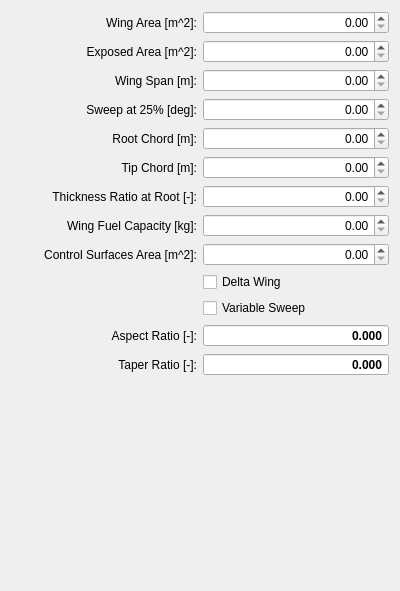
          <widget class="QWidget" name="scrollAreaWidgetContents_3">
           <property name="geometry">
            <rect>
             <x>0</x>
             <y>0</y>
             <width>400</width>
             <height>591</height>
            </rect>
           </property>
           <layout class="QGridLayout" name="gridLayout_2">
            <item row="11" column="1">
             <widget class="QDoubleSpinBox" name="spinBoxWingAR">
              <property name="font">
               <font>
                <weight>75</weight>
                <bold>true</bold>
               </font>
              </property>
              <property name="focusPolicy">
               <enum>Qt::NoFocus</enum>
              </property>
              <property name="alignment">
               <set>Qt::AlignRight|Qt::AlignTrailing|Qt::AlignVCenter</set>
              </property>
              <property name="readOnly">
               <bool>true</bool>
              </property>
              <property name="buttonSymbols">
               <enum>QAbstractSpinBox::NoButtons</enum>
              </property>
              <property name="decimals">
               <number>3</number>
              </property>
             </widget>
            </item>
            <item row="9" column="1">
             <widget class="QCheckBox" name="checkBoxWingDelta">
              <property name="text">
               <string>Delta Wing</string>
              </property>
             </widget>
            </item>
            <item row="2" column="1">
             <widget class="QDoubleSpinBox" name="spinBoxWingSpan">
              <property name="alignment">
               <set>Qt::AlignRight|Qt::AlignTrailing|Qt::AlignVCenter</set>
              </property>
              <property name="decimals">
               <number>2</number>
              </property>
             </widget>
            </item>
            <item row="2" column="0">
             <widget class="QLabel" name="labelWingSpan">
              <property name="text">
               <string>Wing Span [m]:</string>
              </property>
              <property name="alignment">
               <set>Qt::AlignRight|Qt::AlignTrailing|Qt::AlignVCenter</set>
              </property>
              <property name="buddy">
               <cstring>spinBoxWingSpan</cstring>
              </property>
             </widget>
            </item>
            <item row="6" column="1">
             <widget class="QDoubleSpinBox" name="spinBoxWingTC">
              <property name="alignment">
               <set>Qt::AlignRight|Qt::AlignTrailing|Qt::AlignVCenter</set>
              </property>
              <property name="decimals">
               <number>2</number>
              </property>
              <property name="maximum">
               <double>1.000000000000000</double>
              </property>
             </widget>
            </item>
            <item row="8" column="1">
             <widget class="QDoubleSpinBox" name="spinBoxCtrlArea">
              <property name="toolTip">
               <string>Wing mounted control surface area</string>
              </property>
              <property name="alignment">
               <set>Qt::AlignRight|Qt::AlignTrailing|Qt::AlignVCenter</set>
              </property>
              <property name="decimals">
               <number>2</number>
              </property>
              <property name="maximum">
               <double>9999.989999999999782</double>
              </property>
             </widget>
            </item>
            <item row="0" column="0">
             <widget class="QLabel" name="labelWingArea">
              <property name="text">
               <string>Wing Area [m^2]:</string>
              </property>
              <property name="alignment">
               <set>Qt::AlignRight|Qt::AlignTrailing|Qt::AlignVCenter</set>
              </property>
              <property name="buddy">
               <cstring>spinBoxWingArea</cstring>
              </property>
             </widget>
            </item>
            <item row="13" column="1">
             <spacer name="verticalSpacerWing">
              <property name="orientation">
               <enum>Qt::Vertical</enum>
              </property>
              <property name="sizeHint" stdset="0">
               <size>
                <width>20</width>
                <height>248</height>
               </size>
              </property>
             </spacer>
            </item>
            <item row="3" column="0">
             <widget class="QLabel" name="labelWingSweep">
              <property name="text">
               <string>Sweep at 25% [deg]:</string>
              </property>
              <property name="alignment">
               <set>Qt::AlignRight|Qt::AlignTrailing|Qt::AlignVCenter</set>
              </property>
              <property name="buddy">
               <cstring>spinBoxWingSweep</cstring>
              </property>
             </widget>
            </item>
            <item row="5" column="1">
             <widget class="QDoubleSpinBox" name="spinBoxWingCT">
              <property name="alignment">
               <set>Qt::AlignRight|Qt::AlignTrailing|Qt::AlignVCenter</set>
              </property>
              <property name="decimals">
               <number>2</number>
              </property>
              <property name="maximum">
               <double>999.990000000000009</double>
              </property>
             </widget>
            </item>
            <item row="12" column="1">
             <widget class="QDoubleSpinBox" name="spinBoxWingTR">
              <property name="font">
               <font>
                <weight>75</weight>
                <bold>true</bold>
               </font>
              </property>
              <property name="focusPolicy">
               <enum>Qt::NoFocus</enum>
              </property>
              <property name="alignment">
               <set>Qt::AlignRight|Qt::AlignTrailing|Qt::AlignVCenter</set>
              </property>
              <property name="readOnly">
               <bool>true</bool>
              </property>
              <property name="buttonSymbols">
               <enum>QAbstractSpinBox::NoButtons</enum>
              </property>
              <property name="decimals">
               <number>3</number>
              </property>
             </widget>
            </item>
            <item row="7" column="0">
             <widget class="QLabel" name="labelWingFuel">
              <property name="text">
               <string>Wing Fuel Capacity [kg]:</string>
              </property>
              <property name="alignment">
               <set>Qt::AlignRight|Qt::AlignTrailing|Qt::AlignVCenter</set>
              </property>
              <property name="buddy">
               <cstring>spinBoxWingFuel</cstring>
              </property>
             </widget>
            </item>
            <item row="12" column="0">
             <widget class="QLabel" name="labelWingTR">
              <property name="text">
               <string>Taper Ratio [-]:</string>
              </property>
              <property name="alignment">
               <set>Qt::AlignRight|Qt::AlignTrailing|Qt::AlignVCenter</set>
              </property>
              <property name="buddy">
               <cstring>spinBoxWingTR</cstring>
              </property>
             </widget>
            </item>
            <item row="7" column="1">
             <widget class="QDoubleSpinBox" name="spinBoxWingFuel">
              <property name="alignment">
               <set>Qt::AlignRight|Qt::AlignTrailing|Qt::AlignVCenter</set>
              </property>
              <property name="decimals">
               <number>2</number>
              </property>
              <property name="maximum">
               <double>999999.000000000000000</double>
              </property>
             </widget>
            </item>
            <item row="4" column="1">
             <widget class="QDoubleSpinBox" name="spinBoxWingCR">
              <property name="alignment">
               <set>Qt::AlignRight|Qt::AlignTrailing|Qt::AlignVCenter</set>
              </property>
              <property name="decimals">
               <number>2</number>
              </property>
              <property name="maximum">
               <double>999.990000000000009</double>
              </property>
             </widget>
            </item>
            <item row="10" column="1">
             <widget class="QCheckBox" name="checkBoxWingVar">
              <property name="text">
               <string>Variable Sweep</string>
              </property>
             </widget>
            </item>
            <item row="8" column="0">
             <widget class="QLabel" name="labelCtrlArea">
              <property name="toolTip">
               <string>Wing mounted control surface area</string>
              </property>
              <property name="text">
               <string>Control Surfaces Area [m^2]:</string>
              </property>
              <property name="alignment">
               <set>Qt::AlignRight|Qt::AlignTrailing|Qt::AlignVCenter</set>
              </property>
              <property name="buddy">
               <cstring>spinBoxCtrlArea</cstring>
              </property>
             </widget>
            </item>
            <item row="6" column="0">
             <widget class="QLabel" name="labelWingTC">
              <property name="text">
               <string>Thickness Ratio at Root [-]:</string>
              </property>
              <property name="alignment">
               <set>Qt::AlignRight|Qt::AlignTrailing|Qt::AlignVCenter</set>
              </property>
              <property name="buddy">
               <cstring>spinBoxWingTC</cstring>
              </property>
             </widget>
            </item>
            <item row="5" column="0">
             <widget class="QLabel" name="labelWingCT">
              <property name="text">
               <string>Tip Chord [m]:</string>
              </property>
              <property name="alignment">
               <set>Qt::AlignRight|Qt::AlignTrailing|Qt::AlignVCenter</set>
              </property>
              <property name="buddy">
               <cstring>spinBoxWingCT</cstring>
              </property>
             </widget>
            </item>
            <item row="3" column="1">
             <widget class="QDoubleSpinBox" name="spinBoxWingSweep">
              <property name="alignment">
               <set>Qt::AlignRight|Qt::AlignTrailing|Qt::AlignVCenter</set>
              </property>
              <property name="decimals">
               <number>2</number>
              </property>
              <property name="maximum">
               <double>90.000000000000000</double>
              </property>
             </widget>
            </item>
            <item row="4" column="0">
             <widget class="QLabel" name="labelWingCR">
              <property name="text">
               <string>Root Chord [m]:</string>
              </property>
              <property name="alignment">
               <set>Qt::AlignRight|Qt::AlignTrailing|Qt::AlignVCenter</set>
              </property>
              <property name="buddy">
               <cstring>spinBoxWingCR</cstring>
              </property>
             </widget>
            </item>
            <item row="0" column="1">
             <widget class="QDoubleSpinBox" name="spinBoxWingArea">
              <property name="alignment">
               <set>Qt::AlignRight|Qt::AlignTrailing|Qt::AlignVCenter</set>
              </property>
              <property name="decimals">
               <number>2</number>
              </property>
              <property name="maximum">
               <double>9999.989999999999782</double>
              </property>
             </widget>
            </item>
            <item row="11" column="0">
             <widget class="QLabel" name="labelWingAR">
              <property name="text">
               <string>Aspect Ratio [-]:</string>
              </property>
              <property name="alignment">
               <set>Qt::AlignRight|Qt::AlignTrailing|Qt::AlignVCenter</set>
              </property>
              <property name="buddy">
               <cstring>spinBoxWingAR</cstring>
              </property>
             </widget>
            </item>
            <item row="1" column="1">
             <widget class="QDoubleSpinBox" name="spinBoxWingExp">
              <property name="toolTip">
               <string>wing exposed planform area (without the part of the wing buried in the fuselage)</string>
              </property>
              <property name="alignment">
               <set>Qt::AlignRight|Qt::AlignTrailing|Qt::AlignVCenter</set>
              </property>
              <property name="decimals">
               <number>2</number>
              </property>
              <property name="maximum">
               <double>9999.989999999999782</double>
              </property>
             </widget>
            </item>
            <item row="1" column="0">
             <widget class="QLabel" name="labelWingExp">
              <property name="toolTip">
               <string>wing exposed planform area (without the part of the wing buried in the fuselage)</string>
              </property>
              <property name="text">
               <string>Exposed Area [m^2]:</string>
              </property>
              <property name="alignment">
               <set>Qt::AlignRight|Qt::AlignTrailing|Qt::AlignVCenter</set>
              </property>
              <property name="buddy">
               <cstring>spinBoxWingExp</cstring>
              </property>
             </widget>
            </item>
           </layout>
          </widget>
